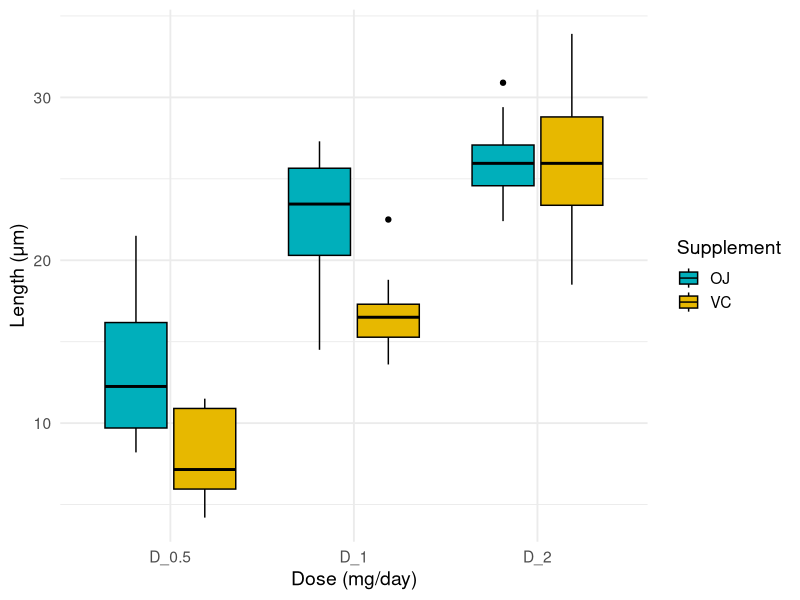
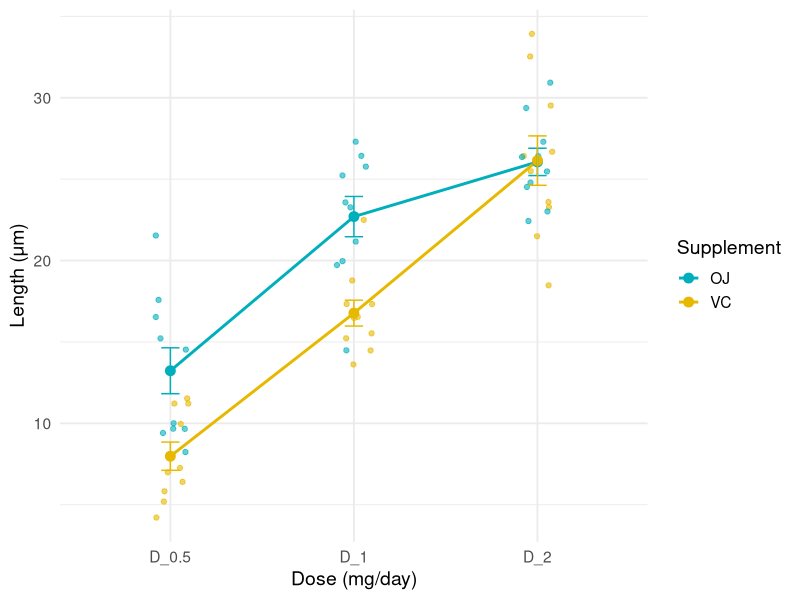

Generate these figures, in order, with R:
# Peržiūrime duomenis
?ToothGrowth
View(ToothGrowth)

# Suteikiame duomenims naują pavadinimą
my_data <- ToothGrowth
my_data

# Patikriname duomenų struktūrą
str(my_data)

# Susitvarkome duomenis:
# konvertuojame dozes iš skaitmenų į faktorius
# ir rekoduojame dozes į "D_0.5", "D_1", "D_2"
my_data$dose <- factor(my_data$dose, 
                       levels = c(0.5, 1, 2),
                       labels = c("D_0.5", "D_1", "D_2"))
head(my_data)

# Aprašomoji statistika kiekvienoje grupėje
if (!require("dplyr")) install.packages("dplyr")
library(dplyr)

group_by(my_data, supp, dose) %>%
  summarise(
    count = n(),
    mean = mean(len, na.rm = TRUE),
    sd = sd(len, na.rm = TRUE)
  )

##########################
# Duomenų vizualizavimas #
##########################
# 1. Dėžučių diagrama su keliais skirtingais grupavimais
# Odontoblastų ilgis ("len") pagal grupes ("dose")
# Dėžutės spalvinamos pagal papildo tipą ("supp")
if (!require("ggplot2")) install.packages("ggplot2")
library(ggplot2)

ggplot(my_data, aes(x = dose, y = len, fill = supp)) +
  geom_boxplot(color = "black") +
  scale_fill_manual(values = c("#00AFBB", "#E7B800")) +
  labs(x = "Dose (mg/day)", y = "Length (μm)", fill = "Supplement") +
  theme_minimal(base_size = 14)

# 2. Linijinė diagrama su keliais skirtingais grupavimais
# Odontoblastų ilgis ("len") pagal grupes ("dose")
# Linijos spalvinamos pagal papildo tipą ("supp")
# Pridedame standartinės paklaidos ūselius (mean_se)
library(ggplot2)

ggplot(my_data, aes(x = dose, y = len, group = supp, color = supp)) +
  geom_jitter(width = 0.1, alpha = 0.6) +
  stat_summary(fun = mean, geom = "line", linewidth = 1) +
  stat_summary(fun = mean, geom = "point", size = 3) +
  stat_summary(fun.data = mean_se, geom = "errorbar", width = 0.1) +
  scale_color_manual(values = c("#00AFBB", "#E7B800")) +
  labs(x = "Dose (mg/day)", y = "Length (μm)", color = "Supplement") +
  theme_minimal(base_size = 14)

# Dviejų veiksnių ANOVA su sąveika
# Norime sužinoti ar odontoblastų ilgiui
# daro įtaką papildas ir jo dozė
res.aov <- aov(len ~ supp * dose, data = my_data)
summary(res.aov)

# Patikriname liekanų (residuals) normalumą
residuals_anova <- residuals(res.aov)
shapiro.test(residuals_anova)
